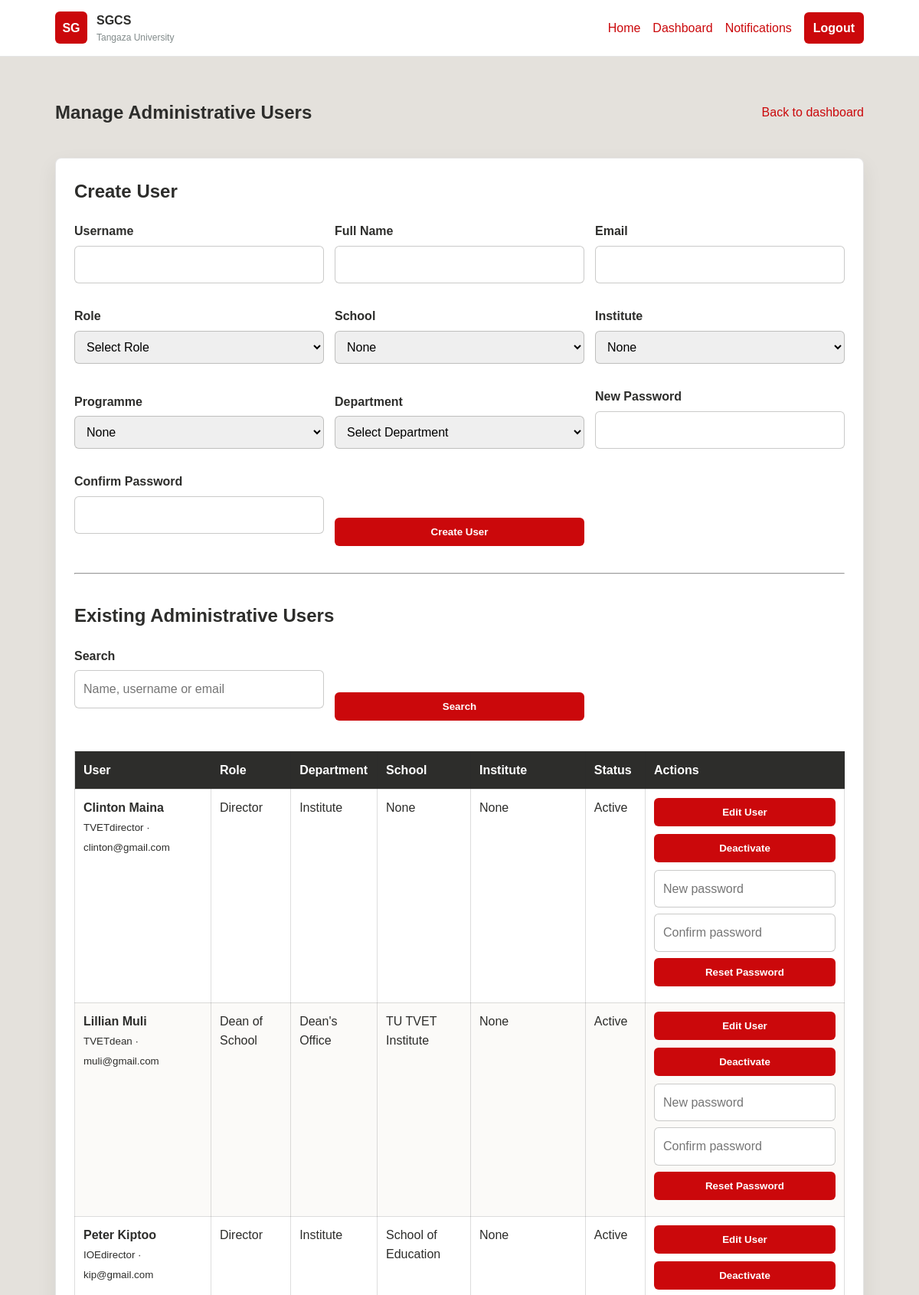
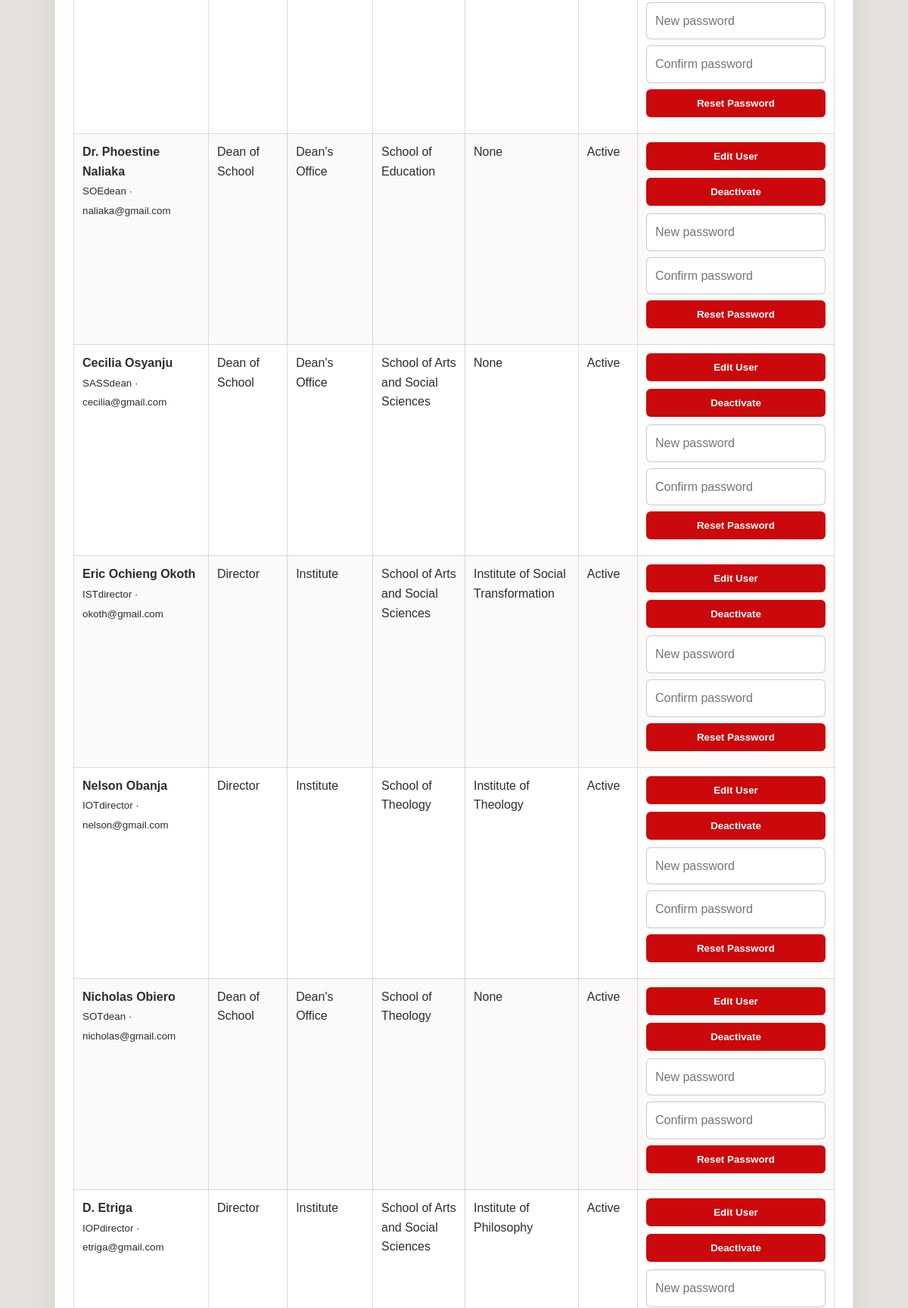
/SGCS/admin_users.php (signed in, upper part), run on the app's committed database (2 pictures, top to bottom).
### tables this page shows
CREATE TABLE `users` (
  `user_id` int(11) NOT NULL,
  `username` varchar(50) NOT NULL,
  `password_hash` varchar(255) NOT NULL,
  `role` enum('student','officer','director','librarian','finance_officer','dean','university_store','registrar','admin') NOT NULL,
  `linked_id` int(11) DEFAULT NULL,
  `school_id` int(11) DEFAULT NULL,
  `institute_id` int(11) DEFAULT NULL,
  `department_id` int(11) DEFAULT NULL,
  `programme_id` int(11) DEFAULT NULL,
  `full_name` varchar(100) NOT NULL,
  `email` varchar(100) NOT NULL,
  `created_at` datetime NOT NULL DEFAULT current_timestamp(),
  `account_status` enum('Active','Inactive') NOT NULL DEFAULT 'Active',
  `deleted_at` datetime DEFAULT NULL
);

CREATE TABLE `departments` (
  `dept_id` int(11) NOT NULL,
  `dept_name` varchar(100) NOT NULL,
  `sequence_no` int(11) NOT NULL,
  `officer_user_id` int(11) DEFAULT NULL
);

CREATE TABLE `institutes` (
  `institute_id` int(11) NOT NULL,
  `school_id` int(11) DEFAULT NULL,
  `institute_name` varchar(100) NOT NULL
);

CREATE TABLE `schools` (
  `school_id` int(11) NOT NULL,
  `school_name` varchar(100) NOT NULL
);

### SGCS/includes/clearance_functions.php (called while the page is built, shortened)
<?php
function clean_input($value)
{
    return trim(strip_tags((string)$value));
}
?>

### SGCS/admin_users.php (the view, shortened to what this page needs)
<?php
require_once __DIR__ . '/includes/clearance_functions.php';
$roleLabels = [
    'director'         => 'Director',
    'librarian'        => 'Librarian',
    'finance_officer'  => 'Finance Officer',
    'dean'             => 'Dean of School',
    'university_store' => 'University Store',
    'registrar'        => 'Academic Registrar',
    'none'             => 'None'
];
$search =
    clean_input(
        $_GET['search'] ?? ''
    );
$sql = '
SELECT
    u.*,
    s.school_name,
    i.institute_name,
    p.programme_name,
    d.dept_name
FROM users u
LEFT JOIN schools s
    ON s.school_id = u.school_id
LEFT JOIN institutes i
    ON i.institute_id = u.institute_id
LEFT JOIN programmes p
    ON p.programme_id = u.programme_id
LEFT JOIN departments d
    ON d.dept_id = u.department_id
WHERE u.role <> \'student\'
AND u.deleted_at IS NULL
';
$params = [];
$sql .= '
ORDER BY u.created_at DESC
';
$q =
    $pdo->prepare($sql);
$q->execute($params);
$users =
    $q->fetchAll(
        PDO::FETCH_ASSOC
    );
require_once __DIR__ . '/includes/header.php';
?>
<section class="dashboard">
    <div class="dashboard-top">
        <h1>
            Manage Administrative Users
        </h1>
        <a href="<?php echo BASE_URL; ?>dashboard.php">
            Back to dashboard
        </a>
    </div>
    <div class="dashboard-box">
        <h2>Create User</h2>
        <form
            class="filter-form"
            method="post"
            data-user-form
        >
            <div class="form-group">
                <label>Username</label>
                <input
                    name="username"
                    required
                >
            </div>
            <div class="form-group">
                <label>Full Name</label>
                <input
                    name="full_name"
                    required
                >
            </div>
            <div class="form-group">
                <label>Email</label>
                <input
                    type="email"
                    name="email"
                    required
                >
            </div>
            <div class="form-group">
                <label>Role</label>
                <select
                    name="role"
                    class="role-select"
                    required
                >
                    <option value="">
                        Select Role
                    </option>
                </select>
            </div>
            <div class="form-group">
                <label>School</label>
                <select
                    name="school_id"
                    class="school-select"
                >
                    <option value="">
                        None
                    </option>
                </select>
            </div>
            <div class="form-group">
                <label>Institute</label>
                <select
                    name="institute_id"
                    class="institute-select"
                >
                    <option value="">
                        None
                    </option>
                </select>
            </div>
            <div class="form-group">
                <label>Programme</label>
                <select
                    name="programme_id"
                    class="programme-select"
                >
                    <option value="">
                        None
                    </option>
                </select>
            </div>
            <div class="form-group">
                <label>Department</label>
                <select
                    name="department_id"
                    class="department-select"
                    required
                >
                    <option value="">
                        Select Department
                    </option>
                </select>
            </div>
            <div class="form-group">
                <label>New Password</label>
                <input
                    type="password"
                    name="password"
                    minlength="8"
                    required
                >
            </div>
            <div class="form-group">
                <label>Confirm Password</label>
                <input
                    type="password"
                    name="confirm_password"
                    minlength="8"
                    required
                >
            </div>
            <button type="submit">
                Create User
            </button>
        </form>
        <hr style="margin:35px 0;">
        <h2>
            Existing Administrative Users
        </h2>
        <form
            class="filter-form"
            method="get"
            action="<?= BASE_URL ?>admin_users.php"
        >
            <div class="form-group">
                <label>Search</label>
                <input
                    name="search"
                    value="<?= htmlspecialchars($search) ?>"
                    placeholder="Name, username or email"
                >
            </div>
            <button type="submit">
                Search
            </button>
        </form>
        <div style="overflow-x:auto;">
            <table class="data-table">
                <thead>
                    <tr>
                        <th>User</th>
                        <th>Role</th>
                        <th>Department</th>
                        <th>School</th>
                        <th>Institute</th>
                        <th>Status</th>
                        <th>Actions</th>
                    </tr>
                </thead>
                <tbody>
                    <?php if ($users): ?>
                        <?php foreach ($users as $u): ?>
                            <?php
                            $userRole =
                                strtolower(
                                    trim(
                                        (string)$u['role']
                                    )
                                );
                            $displayRole =
                                $roleLabels[$userRole]
                                ?? ucfirst(
                                    $userRole
                                );
                            ?>
                            <tr>
                                <td>
                                    <strong>
                                        <?= htmlspecialchars(
                                            $u['full_name']
                                        ) ?>
                                    </strong>
                                    <br>
                                    <small>
                                        <?= htmlspecialchars(
                                            $u['username']
                                        ) ?>
                                        ·
                                        <?= htmlspecialchars(
                                            $u['email']
                                        ) ?>
                                    </small>
                                </td>
                                <td>
                                    <?= htmlspecialchars(
                                        $displayRole
                                    ) ?>
                                </td>
                                <td>
                                    <?= htmlspecialchars(
                                        $u['dept_name']
                                        ?? 'None'
                                    ) ?>
                                </td>
                                <td>
                                    <?= htmlspecialchars(
                                        $u['school_name']
                                        ?? 'None'
                                    ) ?>
                                </td>
                                <td>
                                    <?= htmlspecialchars(
                                        $u['institute_name']
                                        ?? 'None'
                                    ) ?>
                                </td>
                                <td>
                                    <?= htmlspecialchars(
                                        $u['account_status']
                                    ) ?>
                                </td>
                                <td class="user-actions">
                                    <form
                                        class="inline-form"
                                        method="get"
                                        action="<?= BASE_URL ?>admin_users.php"
                                    >
                                        <button
                                            type="submit"
                                            class="action-button"
                                        >
                                            Edit User
                                        </button>
                                    </form>
                                    <?php if (
                                        (int)$u['user_id'] !==
                                        (int)$_SESSION['user_id']
                                    ): ?>
                                        <form
                                            class="inline-form"
                                            method="post"
                                        >
                                            <button
                                                type="submit"
                                                name="action"
                                                value="status"
                                                class="action-button"
                                            >
                                                <?= $u['account_status'] === 'Active'
                                                    ? 'Deactivate'
                                                    : 'Activate' ?>
                                            </button>
                                        </form>
                                    <?php endif; ?>
                                    <form
                                        class="inline-form password-form"
                                        method="post"
                                    >
                                        <input
                                            type="password"
                                            name="password"
                                            minlength="8"
                                            placeholder="New password"
                                            required
                                        >
                                        <input
                                            type="password"
                                            name="confirm_password"
                                            minlength="8"
                                            placeholder="Confirm password"
                                            required
                                        >
                                        <button
                                            type="submit"
                                            class="secondary action-button"
                                        >
                                            Reset Password
                                        </button>
                                    </form>
                                </td>
                            </tr>
                        <?php endforeach; ?>
                    <?php endif; ?>
                </tbody>
            </table>
        </div>
    </div>
</section>
<?php
require_once __DIR__ . '/includes/footer.php';
?>

### SGCS/assets/css/style.css (style rules this page uses)
:root { --orange: #e75703; --red: #cb080b; --soft: #e4e1dc; --dark: #2d2d2b; --gold: #c49607; --pink: #e78086; --olive: #6e5c18; --gray: #818a8a; --light-gold: #ecd489; --white: #ffffff; }
* { box-sizing: border-box; }
body { margin: 0; min-height: 100vh; display: flex; flex-direction: column; font-family: Arial, Helvetica, sans-serif; color: var(--dark); background: var(--soft); line-height: 1.6; }
a { color: var(--red); text-decoration: none; }
.hero-panel, .card, .login-box, .dashboard-box { background: var(--white); border: 1px solid rgba(45, 45, 43, 0.12); border-radius: 8px; box-shadow: 0 10px 26px rgba(45, 45, 43, 0.08); }
.button, button { display: inline-block; border: 0; background: var(--red); color: var(--white); padding: 11px 18px; border-radius: 6px; font-weight: bold; cursor: pointer; }
.form-group { margin-bottom: 16px; }
label { display: block; margin-bottom: 6px; font-weight: bold; }
input, select, textarea { width: 100%; padding: 11px; border: 1px solid rgba(45, 45, 43, 0.25); border-radius: 6px; font: inherit; }
.dashboard { width: min(1100px, 88%); margin: 34px auto 60px; }
.dashboard-top { display: flex; justify-content: space-between; gap: 20px; align-items: center; margin-bottom: 20px; }
.dashboard-box { padding: 24px; }
.dashboard-box h2 { margin-top: 26px; }
.dashboard-box h2:first-child { margin-top: 0; }
.data-table { width: 100%; border-collapse: collapse; margin-top: 16px; background: var(--white); }
.data-table th, .data-table td { padding: 11px; border: 1px solid rgba(45, 45, 43, 0.16); text-align: left; vertical-align: top; }
.data-table th { background: var(--dark); color: var(--white); }
.data-table tr:nth-child(even) td { background: #fbfaf8; }
.inline-form { display: grid; gap: 8px; }
.filter-form { display: grid; grid-template-columns: repeat(3, minmax(180px, 1fr)); gap: 14px; align-items: end; margin-bottom: 24px; }
:root { --status-pending-bg: #fff4cf; --status-approved: #278b48; --status-approved-bg: #e9f7ed; --status-rejected-bg: #ffe8e9; }

### SGCS/admin_users.php (style rules this page uses)
.user-actions { min-width: 260px; }
.inline-form { margin-bottom: 10px; }
.action-button { width: 100%; }
.password-form { display: flex; flex-direction: column; gap: 8px; }
.password-form input { width: 100%; box-sizing: border-box; }
.role-select, .department-select { font-weight: 500; }

### data on the page
users: full_name "Clinton Maina", username "TVETdirector", email "clinton@gmail.com", role "Director", department.dept_name "Institute", school_name "None", institute.institute_name "None", account_status "Active", shows "Deactivate"
users: full_name "Lillian Muli", username "TVETdean", email "muli@gmail.com", role "Dean of School", department.dept_name "Dean's Office", school.school_name "TU TVET Institute", institute_name "None", account_status "Active", shows "Deactivate"
users: full_name "Peter Kiptoo", username "IOEdirector", email "kip@gmail.com", role "Director", department.dept_name "Institute", school.school_name "School of Education", institute.institute_name "None", account_status "Active", shows "Deactivate"
users: full_name "Dr. Phoestine Naliaka", username "SOEdean", email "naliaka@gmail.com", role "Dean of School", department.dept_name "Dean's Office", school.school_name "School of Education", institute_name "None", account_status "Active", shows "Deactivate"
users: full_name "Cecilia Osyanju", username "SASSdean", email "cecilia@gmail.com", role "Dean of School", department.dept_name "Dean's Office", school.school_name "School of Arts and Social Sciences", institute_name "None", account_status "Active", shows "Deactivate"
users: full_name "Eric Ochieng Okoth", username "ISTdirector", email "okoth@gmail.com", role "Director", department.dept_name "Institute", school.school_name "School of Arts and Social Sciences", institute.institute_name "Institute of Social Transformation", account_status "Active", shows "Deactivate"
users: full_name "Nelson Obanja", username "IOTdirector", email "nelson@gmail.com", role "Director", department.dept_name "Institute", school.school_name "School of Theology", institute.institute_name "Institute of Theology", account_status "Active", shows "Deactivate"
users: full_name "Nicholas Obiero", username "SOTdean", email "nicholas@gmail.com", role "Dean of School", department.dept_name "Dean's Office", school.school_name "School of Theology", institute_name "None", account_status "Active", shows "Deactivate"
users: full_name "D. Etriga", username "IOPdirector", email "etriga@gmail.com", role "Director", department.dept_name "Institute", school.school_name "School of Arts and Social Sciences", institute.institute_name "Institute of Philosophy", account_status "Active", shows "Deactivate"

### other printed values
APP_SHORT_NAME "SGCS"
